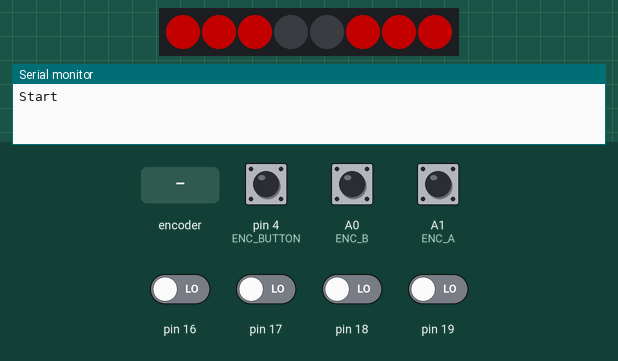
Simulated run of this sketch. Board: Arduino Uno, built with avr-gcc and run on an emulated ATmega328P. Parts: 8 RGB LEDs in strip order, left to right, the last lines printed to the serial monitor. The inputs (shaded band) are chosen by the test bench; at power-on: A0 (ENC_B), A1 (ENC_A), pin 4 (ENC_BUTTON) HIGH, pin 16–19 LOW. Dim RGB values are drawn brighter than linear; random numbers use the default seed unless the sketch sets one.

Above: at 1.2 s.
1.3 s: pin 4 (ENC_BUTTON) pulled LOW for 0.15 s
2.0 s: rotary encoder on A1 (ENC_A) / A0 (ENC_B) turned 3 steps (first pin leading)
At 2.16 s:
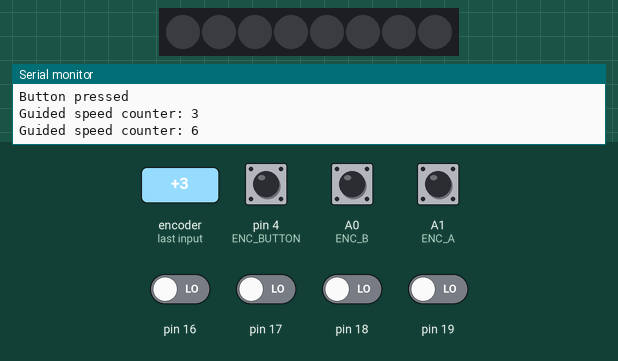
5.6 s: rotary encoder on A1 (ENC_A) / A0 (ENC_B) turned 1 step (first pin leading)
8.8 s: rotary encoder on A1 (ENC_A) / A0 (ENC_B) turned 1 step (first pin leading)
12.0 s: rotary encoder on A1 (ENC_A) / A0 (ENC_B) turned 1 step (first pin leading)
15.2 s: pin 4 (ENC_BUTTON) pulled LOW for 1 s
Timing chart, 0 to 17.8 s (numbered marks = the images above; inputs shaded):
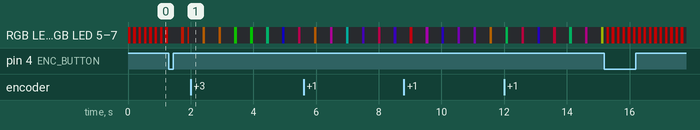

The sketch:

LEDglasses.ino
```cpp
#include "FastLED.h"

// the different settings used by the rotary encoder
typedef enum { BRIGHTNESS, GUIDED, FREQUENCY, HUE, NUM_MODES } RotaryMode;


#define ENC_BUTTON 4
#define ENC_A A1
#define ENC_B A0
#define ENC_PORT PINC
#define ENC_INCR 3 // how fast to adjust from one encoder change
#define LED_PIN 2

#define DEFAULT_BRIGHTNESS 150
#define DEFAULT_GUIDED_SPEED 3
#define DEFAULT_MODE BRIGHTNESS

#define MIN_FREQ 6
#define MAX_FREQ 45  // the maximum frequency to allow
#define MAX_HUE 255
#define MAX_SAT 255
#define MAX_BRIGHTNESS 255
#define MAX_GUIDED_SPEED_MULT 100
#define BOUNCE_DURATION 50   // define an appropriate bounce time in ms for your switches
#define MAX_ENC_VAL 1023

#define NUM_LEDS 8 // There are 8 leds total although we use only the 3 on either end
const bool use_leds[] = {1,1,1,0,0,1,1,1};

#define p(...) Serial.print(__VA_ARGS__)

CRGB leds[NUM_LEDS];


typedef struct GuidedState {
  uint32_t precision;   // precision to store freq & hue at
  uint16_t dChangeOdds; // change direction in freq or hue with 1:dChangeOdds prob
  uint32_t freq;
  uint32_t hue;
  int32_t dfreq;
  int32_t dhue;
};


GuidedState guidedState;
unsigned long period = 1000000UL; // in us
CRGB rgb;

RotaryMode currMode = DEFAULT_MODE;
int rotaryCounters[NUM_MODES];

unsigned long lastUpdateTime = 0;
unsigned long phase = 0;

void setup() {
  rotaryCounters[FREQUENCY] = MIN_FREQ * MAX_ENC_VAL / MAX_FREQ;
  rotaryCounters[HUE] = 0;
  rotaryCounters[BRIGHTNESS] = DEFAULT_BRIGHTNESS;
  rotaryCounters[GUIDED] = DEFAULT_GUIDED_SPEED;

  guidedState.dChangeOdds = 250;
  guidedState.precision = 200;
  guidedState.freq = 1 * guidedState.precision;
  guidedState.hue = 0;
  guidedState.dfreq = (guidedState.precision * MAX_FREQ) / 10000;
  guidedState.dhue = (guidedState.precision * MAX_HUE) / 10000;

  init_encoder();

  pinMode(ENC_BUTTON, INPUT);
  digitalWrite(ENC_BUTTON, HIGH);

  FastLED.addLeds<NEOPIXEL, LED_PIN>(leds, NUM_LEDS);
  FastLED.setBrightness( 255 ); // brightness is controlled elsewhere

  randomSeed(analogRead(18));

  period = 1000000UL / MAX_FREQ * MAX_ENC_VAL / rotaryCounters[FREQUENCY];

  hsv2rgb_rainbow(CHSV(rotaryCounters[HUE], MAX_SAT, rotaryCounters[BRIGHTNESS]), rgb);

  Serial.begin(115200);
  p("Start\n");
}

void loop() {
  draw();
  delay(1);

  updateSettings();
  if (currMode == GUIDED)
    updateGuided();
}

void updateSettings() {
  boolean buttonPressed = wasButtonJustPressed();
  if (buttonPressed) {
    p("Button pressed\n");
    currMode = (RotaryMode) ((currMode + 1) % NUM_MODES);
  }
  int* currCounter = &rotaryCounters[currMode];

  int8_t encoderChg = read_encoder();
  if (encoderChg == 0 && !buttonPressed) return;

  switch (currMode) {
    case FREQUENCY:
      *currCounter = constrain(*currCounter+encoderChg, 0, MAX_ENC_VAL);
      period = 1000000UL / MAX_FREQ * MAX_ENC_VAL / *currCounter;
      period = constrain(period, 1000000UL / MAX_FREQ, 1000000UL/MIN_FREQ);
      p("Freq counter: "); p(*currCounter); p("\n");
      p("Freq: "); p(1000000UL/period, DEC); p("\n");
      break;

    case HUE:
      *currCounter = (*currCounter+encoderChg+MAX_HUE) % MAX_HUE;
      p("Hue1 counter: "); p(*currCounter); p("\n");
      break;

    case BRIGHTNESS:
      *currCounter = constrain(*currCounter+encoderChg, 0, MAX_BRIGHTNESS);
      p("Brightness counter: "); p(*currCounter); p("\n");
      break;

    case GUIDED:
      *currCounter = constrain(*currCounter+encoderChg, 0, MAX_GUIDED_SPEED_MULT);
      p("Guided speed counter: "); p(*currCounter); p("\n");
      break;
  }

  hsv2rgb_rainbow(CHSV(rotaryCounters[HUE], MAX_SAT, rotaryCounters[BRIGHTNESS]), rgb);
}


void updateGuided()
{
  int speedMult = rotaryCounters[currMode];

  if ((guidedState.freq / guidedState.precision <= MIN_FREQ && guidedState.dfreq < 0) ||
      (guidedState.freq / guidedState.precision >= MAX_FREQ && guidedState.dfreq > 0))
    guidedState.dfreq *= -1;
  else if (random(guidedState.dChangeOdds) == 0)
    guidedState.dfreq *= -1;

  if (random(guidedState.dChangeOdds) == 0)
    guidedState.dhue *= -1;

  guidedState.freq += guidedState.dfreq * speedMult;
  guidedState.freq = constrain(guidedState.freq, MIN_FREQ*guidedState.precision, MAX_FREQ*guidedState.precision);
  period = 1000000UL / (guidedState.freq / guidedState.precision);

  guidedState.hue += guidedState.dhue * speedMult;
  guidedState.hue = (guidedState.hue + MAX_HUE*guidedState.precision) % (MAX_HUE*guidedState.precision);
  hsv2rgb_rainbow(CHSV(guidedState.hue/guidedState.precision, MAX_SAT, rotaryCounters[BRIGHTNESS]), rgb);


  // p("Guided: freq="); p(guidedState.freq/guidedState.precision);
  // p("; hue="); p(guidedState.hue/guidedState.precision); p("\n");
}


static uint8_t enc_prev_pos   = 0;
static uint8_t enc_flags      = 0;

void init_encoder() {
  /* Setup encoder pins as inputs */
  pinMode(ENC_A, INPUT_PULLUP);
  pinMode(ENC_B, INPUT_PULLUP);

  // get an initial reading on the encoder pins
  if (digitalRead(ENC_A) == LOW) {
    enc_prev_pos |= (1 << 0);
  }
  if (digitalRead(ENC_B) == LOW) {
    enc_prev_pos |= (1 << 1);
  }
}
/* returns change in encoder state (-1,0,1) */
// From Adafruit: https://learn.adafruit.com/pro-trinket-rotary-encoder
int8_t read_encoder() {

  int8_t enc_action = 0; // 1 or -1 if moved, sign is direction

  // note: for better performance, the code will use
  // direct port access techniques
  // http://www.arduino.cc/en/Reference/PortManipulation
  uint8_t enc_cur_pos = 0;
  // read in the encoder state first
  if ((ENC_PORT & digitalPinToBitMask(ENC_A)) == 0) {
    enc_cur_pos |= (1 << 0);
  }
  if ((ENC_PORT & digitalPinToBitMask(ENC_B)) == 0) {
    enc_cur_pos |= (1 << 1);
  }

  // if any rotation at all
  if (enc_cur_pos != enc_prev_pos)
  {
    if (enc_prev_pos == 0x00)
    {
      // this is the first edge
      if (enc_cur_pos == 0x01) {
        enc_flags |= (1 << 0);
      }
      else if (enc_cur_pos == 0x02) {
        enc_flags |= (1 << 1);
      }
    }

    if (enc_cur_pos == 0x03)
    {
      // this is when the encoder is in the middle of a "step"
      enc_flags |= (1 << 4);
    }
    else if (enc_cur_pos == 0x00)
    {
      // this is the final edge
      if (enc_prev_pos == 0x02) {
        enc_flags |= (1 << 2);
      }
      else if (enc_prev_pos == 0x01) {
        enc_flags |= (1 << 3);
      }

      // check the first and last edge
      // or maybe one edge is missing, if missing then require the middle state
      // this will reject bounces and false movements
      if (bit_is_set(enc_flags, 0) && (bit_is_set(enc_flags, 2) || bit_is_set(enc_flags, 4))) {
        enc_action = 1;
      }
      else if (bit_is_set(enc_flags, 2) && (bit_is_set(enc_flags, 0) || bit_is_set(enc_flags, 4))) {
        enc_action = 1;
      }
      else if (bit_is_set(enc_flags, 1) && (bit_is_set(enc_flags, 3) || bit_is_set(enc_flags, 4))) {
        enc_action = -1;
      }
      else if (bit_is_set(enc_flags, 3) && (bit_is_set(enc_flags, 1) || bit_is_set(enc_flags, 4))) {
        enc_action = -1;
      }

      enc_flags = 0; // reset for next time
    }
  }

  enc_prev_pos = enc_cur_pos;

  return enc_action * ENC_INCR;
}


void draw() {
  phase = (phase +  micros() - lastUpdateTime) % period;
  lastUpdateTime = micros();

  for (int i = 0; i < NUM_LEDS; i++) {
    if (use_leds[i]) {
      for (int c=0; c<3; c++) {
        if (phase < period / 2) {
          leds[i][c] = rgb[c];
        } else {
          leds[i][c] = 0;
        }
      }
    }
  }

  FastLED.show();
}


boolean wasButtonJustPressed() {
  static int buttonState = HIGH;
  static int lastReading = LOW;
  static long lastDebounceTime = 0;

  int reading = digitalRead(ENC_BUTTON);

  // If the switch changed, due to noise or pressing:
  if (reading != lastReading) {
    // reset the debouncing timer
    lastDebounceTime = millis();
  }
  lastReading = reading;

  if ((millis() - lastDebounceTime) > BOUNCE_DURATION && lastDebounceTime != 0) {
    // whatever the reading is at, it's been there for longer
    // than the debounce delay, so take it as the actual current state:
    boolean pressed = (buttonState == HIGH && buttonState != reading);
    buttonState = reading;
    return pressed;
  } else {
    return false;
  }
}
```

HSV_to_RGB.ino
```cpp
/*
  dim_curve 'lookup table' to compensate for the nonlinearity of human vision.
  Used in the getRGB function on saturation and brightness to make 'dimming' look more natural.
  Exponential function used to create values below :
  x from 0 - 255 : y = round(pow( 2.0, x+64/40.0) - 1)
*/

const byte dim_curve[] = {
    0,   1,   1,   2,   2,   2,   2,   2,   2,   3,   3,   3,   3,   3,   3,   3,
    3,   3,   3,   3,   3,   3,   3,   4,   4,   4,   4,   4,   4,   4,   4,   4,
    4,   4,   4,   5,   5,   5,   5,   5,   5,   5,   5,   5,   5,   6,   6,   6,
    6,   6,   6,   6,   6,   7,   7,   7,   7,   7,   7,   7,   8,   8,   8,   8,
    8,   8,   9,   9,   9,   9,   9,   9,   10,  10,  10,  10,  10,  11,  11,  11,
    11,  11,  12,  12,  12,  12,  12,  13,  13,  13,  13,  14,  14,  14,  14,  15,
    15,  15,  16,  16,  16,  16,  17,  17,  17,  18,  18,  18,  19,  19,  19,  20,
    20,  20,  21,  21,  22,  22,  22,  23,  23,  24,  24,  25,  25,  25,  26,  26,
    27,  27,  28,  28,  29,  29,  30,  30,  31,  32,  32,  33,  33,  34,  35,  35,
    36,  36,  37,  38,  38,  39,  40,  40,  41,  42,  43,  43,  44,  45,  46,  47,
    48,  48,  49,  50,  51,  52,  53,  54,  55,  56,  57,  58,  59,  60,  61,  62,
    63,  64,  65,  66,  68,  69,  70,  71,  73,  74,  75,  76,  78,  79,  81,  82,
    83,  85,  86,  88,  90,  91,  93,  94,  96,  98,  99,  101, 103, 105, 107, 109,
    110, 112, 114, 116, 118, 121, 123, 125, 127, 129, 132, 134, 136, 139, 141, 144,
    146, 149, 151, 154, 157, 159, 162, 165, 168, 171, 174, 177, 180, 183, 186, 190,
    193, 196, 200, 203, 207, 211, 214, 218, 222, 226, 230, 234, 238, 242, 248, 255,
};

void getRGB(unsigned int hue, unsigned int sat, unsigned int val, unsigned int colors[3]) {
  /* convert hue, saturation and brightness ( HSB/HSV ) to RGB
     The dim_curve is used only on brightness/value and on saturation (inverted).
     This looks the most natural.
  */

  val = dim_curve[val];
  sat = 255-dim_curve[255-sat];

  int r;
  int g;
  int b;
  int base;

  if (sat == 0) { // Acromatic color (gray). Hue doesn't mind.
    colors[0]=val;
    colors[1]=val;
    colors[2]=val;
  } else  {

    base = ((255 - sat) * val)>>8;

    switch(hue/60) {
    case 0:
        r = val;
        g = (((val-base)*hue)/60)+base;
        b = base;
    break;

    case 1:
        r = (((val-base)*(60-(hue%60)))/60)+base;
        g = val;
        b = base;
    break;

    case 2:
        r = base;
        g = val;
        b = (((val-base)*(hue%60))/60)+base;
    break;

    case 3:
        r = base;
        g = (((val-base)*(60-(hue%60)))/60)+base;
        b = val;
    break;

    case 4:
        r = (((val-base)*(hue%60))/60)+base;
        g = base;
        b = val;
    break;

    case 5:
        r = val;
        g = base;
        b = (((val-base)*(60-(hue%60)))/60)+base;
    break;
    }

    colors[0]=r;
    colors[1]=g;
    colors[2]=b;
  }
}
```

ShiftBrite.ino
```cpp
// Defines for use with Arduino functions
#define clockpin   13 // CI
#define enablepin  10 // EI
#define latchpin    9 // LI
#define datapin    11 // DI

/* Ports and Pins

 Direct port access is much faster than digitalWrite.
 You must match the correct port and pin as shown in the table below.

 Arduino Pin        Port        Pin
 13 (SCK)           PORTB       5
 12 (MISO)          PORTB       4
 11 (MOSI)          PORTB       3
 10 (SS)            PORTB       2
 9                  PORTB       1
 8                  PORTB       0
 7                  PORTD       7
 6                  PORTD       6
 5                  PORTD       5
 4                  PORTD       4
 3                  PORTD       3
 2                  PORTD       2
 1 (TX)             PORTD       1
 0 (RX)             PORTD       0
 A5 (Analog)        PORTC       5
 A4 (Analog)        PORTC       4
 A3 (Analog)        PORTC       3
 A2 (Analog)        PORTC       2
 A1 (Analog)        PORTC       1
 A0 (Analog)        PORTC       0

 */
#define CLKPORT PORTB
#define ENAPORT PORTB
#define LATPORT PORTB
#define DATPORT PORTB
#define CLKPIN  5
#define ENAPIN  2
#define LATPIN  1
#define DATPIN  3

// Variables for communication
unsigned long SB_CommandPacket;
int SB_CommandMode;
int SB_BlueCommand;
int SB_RedCommand;
int SB_GreenCommand;

// Define number of ShiftBrite modules
#define NumLEDs 2

// Create LED value storage array
int LEDChannels[NumLEDs][3] = {0};


// Load values into SPI register
void SB_SendPacket() {
    if (SB_CommandMode == B01) {
     SB_RedCommand = 127;
     SB_GreenCommand = 110;
     SB_BlueCommand = 110;
    }

    SPDR = SB_CommandMode << 6 | SB_BlueCommand>>4;
    while(!(SPSR & (1<<SPIF)));
    SPDR = SB_BlueCommand<<4 | SB_RedCommand>>6;
    while(!(SPSR & (1<<SPIF)));
    SPDR = SB_RedCommand << 2 | SB_GreenCommand>>8;
    while(!(SPSR & (1<<SPIF)));
    SPDR = SB_GreenCommand;
    while(!(SPSR & (1<<SPIF)));
}

// Latch values into PWM registers
void SB_Latch() {
  delayMicroseconds(1);
  LATPORT += (1 << LATPIN);
  //ENAPORT += (1 << ENAPIN);
  delayMicroseconds(1);
  //ENAPORT &= ~(1 << ENAPIN);
  LATPORT &= ~(1 << LATPIN);

}

void SB_WriteColor(int led, int r, int g, int b) {
  LEDChannels[led][0] = r;
  LEDChannels[led][1] = g;
  LEDChannels[led][2] = b;
  //Serial.print(led); Serial.print(" "); Serial.print(r); Serial.print(" "); Serial.print(g); Serial.print(" "); Serial.println(b);
}

// Send all array values to chain
void SB_UpdateLEDs() {
  SB_CommandMode = B00; // Write to PWM control registers
  for (int i = 0; i<NumLEDs; i++) {
    SB_RedCommand = LEDChannels[i][0] & 1023;
    SB_GreenCommand = LEDChannels[i][1] & 1023;
    SB_BlueCommand = LEDChannels[i][2] & 1023;
    SB_SendPacket();
  }
  SB_Latch();

  SB_CommandMode = B01; // Write to current control registers
  for (int z = 0; z < NumLEDs; z++) SB_SendPacket();
  SB_Latch();
}

// Fade between two colors at specified interval
//void fadeall(int rate, int fromred, int fromgreen, int fromblue, int tored, int togreen, int toblue) {
// for (int i = 0; i < 33; i++) {
//
//     for (int j1 = 0; j1 < NumLEDs; j1++) {
//       LEDChannels[j1][0] = (fromred * (32 - i) + tored * i)/32;
//       LEDChannels[j1][1] = (fromgreen * (32 - i) + togreen * i)/32;
//       LEDChannels[j1][2] = (fromblue * (32 - i) + toblue * i)/32;
//     }
//
//    WriteLEDArray();
//    delay(rate);
//
//   }
//}

void SB_init() {
  pinMode(datapin, OUTPUT);
  pinMode(latchpin, OUTPUT);
  pinMode(enablepin, OUTPUT);
  pinMode(clockpin, OUTPUT);
  digitalWrite(latchpin, LOW);
  digitalWrite(enablepin, LOW);
  SPCR = (1<<SPE)|(1<<MSTR)|(0<<SPR1)|(0<<SPR0);
}
```

Source omitted: Waveforms.ino (data table, 2560 bytes)
